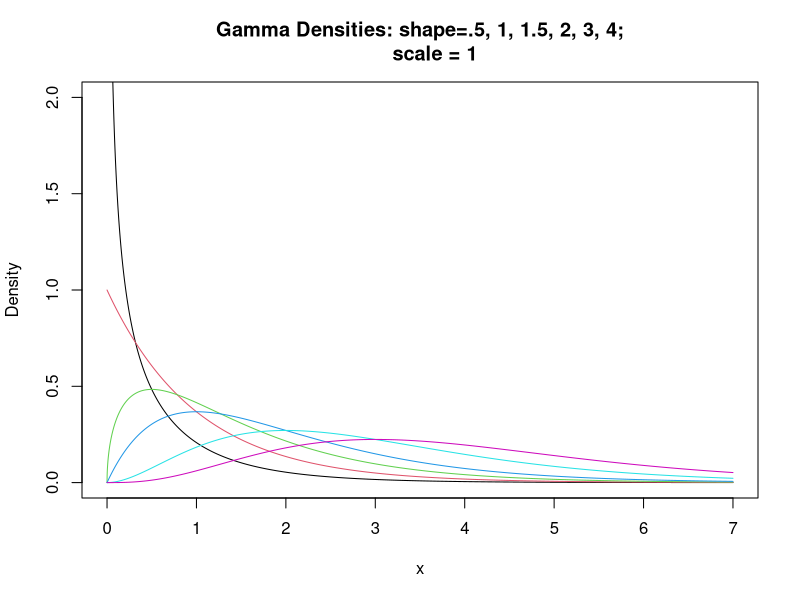
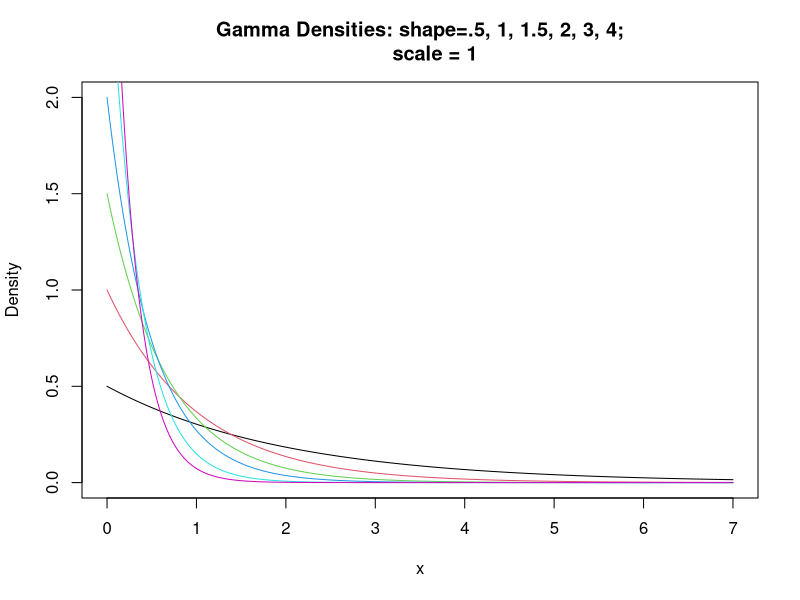

These figures' R source, in order:
graphGamma = function(alpha=.5, beta=1) {
  y <- seq(0, 7, by=.001)
  tit = paste("Gamma Distribution, Alpha =", alpha, "and Beta =", beta)
  plot(x=y, y=dgamma(x, alpha, beta), col = "black", type = "l", xlab = "X",
       ylab="Probability Density", main=tit, ylim=c(0,2), xlim=c(0,7))
  }

graphGamma1 = function(alpha=.5, beta=1) {
  y <- seq(0, 7, by=.001)
  plot(x=y, y=dgamma(x, alpha, beta), col = "black", type = "l", xlab = "X",
       ylab="Probability Density", main="Gamma Distribution, Alpha = .5, 1 and Beta = 1", ylim=c(0,2), xlim=c(0,7))
  lines(y, dgamma(y, 1,1), col=2)
}

graphGamma1half = function(alpha=.5, beta=1) {
  y <- seq(0, 7, by=.001)
  plot(x=y, y=dgamma(x, alpha, beta), col = "black", type = "l", xlab = "X",
       ylab="Probability Density", main="Gamma Distribution, Alpha = .5, 1, 1.5 and Beta = 1", ylim=c(0,2), xlim=c(0,7))
  lines(y, dgamma(y, 1,1), col=2)
  lines(y, dgamma(y, 1.5,1), col=3)
}

graphGamma2 = function(alpha=.5, beta=1) {
  y <- seq(0, 7, by=.001)
  plot(x=y, y=dgamma(x, alpha, beta), col = "black", type = "l", xlab = "X",
       ylab="Probability Density", main="Gamma Distribution, Alpha = .5, 1, 1.5, 2 and Beta = 1", ylim=c(0,2), xlim=c(0,7))
  lines(y, dgamma(y, 1,1), col=2)
  lines(y, dgamma(y, 1.5,1), col=3)
  lines(y, dgamma(y, 2,1), col=4)
}

graphGamma3 = function(alpha=.5, beta=1) {
  y <- seq(0, 7, by=.001)
  plot(x=y, y=dgamma(x, alpha, beta), col = "black", type = "l", xlab = "X",
       ylab="Probability Density", main="Gamma Distribution, Alpha = .5, 1, 1.5, 2, 3 and Beta = 1", ylim=c(0,2), xlim=c(0,7))
  lines(y, dgamma(y, 1,1), col=2)
  lines(y, dgamma(y, 1.5,1), col=3)
  lines(y, dgamma(y, 2,1), col=4)
  lines(y, dgamma(y, 3,1), col=5)
}

graphGamma4 = function(alpha=.5, beta=1) {
  y <- seq(0, 7, by=.001)
  plot(x=y, y=dgamma(x, alpha, beta), col = "black", type = "l", xlab = "X",
       ylab="Probability Density", main="Gamma Distribution, Alpha = .5, 1, 1.5, 2, 3, 4 and Beta = 1", ylim=c(0,2), xlim=c(0,7))
  lines(y, dgamma(y, 1,1), col=2)
  lines(y, dgamma(y, 1.5,1), col=3)
  lines(y, dgamma(y, 2,1), col=4)
  lines(y, dgamma(y, 3,1), col=5)
  lines(y, dgamma(y, 4,1), col=6)
}

graphbGamma = function(alpha=1, beta=.5) {
  y <- seq(0, 7, by=.001)
  plot(x=y, y=dgamma(x, alpha, beta), col = "black", type = "l", xlab = "X",
       ylab="Probability Density", main="Gamma Distribution, Alpha = 1 and Beta = .5", ylim=c(0,2), xlim=c(0,7))
}

graphbGamma1 = function(alpha=1, beta=.5) {
  y <- seq(0, 7, by=.001)
  plot(x=y, y=dgamma(x, alpha, beta), col = "black", type = "l", xlab = "X",
       ylab="Probability Density", main="Gamma Distribution, Alpha = 1 and Beta = .5, 1", ylim=c(0,2), xlim=c(0,7))
  lines(y, dgamma(y, 1,1), col=2)
}

graphbGamma1half = function(alpha=1, beta=.5) {
  y <- seq(0, 7, by=.001)
  plot(x=y, y=dgamma(x, alpha, beta), col = "black", type = "l", xlab = "X",
       ylab="Probability Density", main="Gamma Distribution, Alpha = 1 and Beta = .5, 1, 1.5", ylim=c(0,2), xlim=c(0,7))
  lines(y, dgamma(y, 1,1), col=2)
  lines(y, dgamma(y, 1,1.5), col=3)
}

graphbGamma2 = function(alpha=1, beta=.5) {
  y <- seq(0, 7, by=.001)
  plot(x=y, y=dgamma(x, alpha, beta), col = "black", type = "l", xlab = "X",
       ylab="Probability Density", main="Gamma Distribution, Alpha = 1 and Beta = .5, 1, 1.5, 2", ylim=c(0,2), xlim=c(0,7))
  lines(y, dgamma(y, 1,1), col=2)
  lines(y, dgamma(y, 1,1.5), col=3)
  lines(y, dgamma(y, 1,2), col=4)
}

graphbGamma3 = function(alpha=1, beta=.5) {
  y <- seq(0, 7, by=.001)
  plot(x=y, y=dgamma(x, alpha, beta), col = "black", type = "l", xlab = "X",
       ylab="Probability Density", main="Gamma Distribution, Alpha = 1 and Beta = .5, 1, 1.5, 2, 3", ylim=c(0,2), xlim=c(0,7))
  lines(y, dgamma(y, 1,1), col=2)
  lines(y, dgamma(y, 1,1.5), col=3)
  lines(y, dgamma(y, 1,2), col=4)
  lines(y, dgamma(y, 1,3), col=5)
}

graphbGamma4 = function(alpha=1, beta=.5) {
  y <- seq(0, 7, by=.001)
  plot(x=y, y=dgamma(x, alpha, beta), col = "black", type = "l", xlab = "X",
       ylab="Probability Density", main="Gamma Distribution, Alpha = .5, 1, 1.5, 2, 3, 4 and Beta = 1", ylim=c(0,2), xlim=c(0,7))
  lines(y, dgamma(y, 1,1), col=2)
  lines(y, dgamma(y, 1,1.5), col=2)
  lines(y, dgamma(y, 1,2), col=3)
  lines(y, dgamma(y, 1,3), col=4)
  lines(y, dgamma(y, 1,4), col=5)
}


randPlot = function(alpha=1, beta=1){
  curve(alpha*x, 1, alpha)
}

plotDistr = function(n=100){
  title = paste("Histogram of Gamma Distribution with alpha = 1, beta = 1, n = ",n)
  plot(hist(rgamma(n, 1,1)), main = title, ylab = "", xlab = "")
}


plotCDF = function(n=100){
  title = paste("CDF of Gamma Distribution with alpha = 1 and beta = 1 and n= ", n)
  plot(ecdf(rgamma(n, 1,1)), main = title, ylab = "", xlab = "")
}




plotDataGammaQ = function(probs = seq(0.05, 0.95, by = 0.05), bee){
  distance = c(75  ,65,  40 , 60 , 50 , 55, 130,  45, 105, 140, 120  ,80  ,75,  60,  60,  35,  70,  35,  55,  90, 
               260, 175,  70 , 85 ,140, 120, 105,  90,  80,  65,  70,  50, 115, 100,  95,  85,  30,  10,  60,  35,
               40,  55, 250, 300,  90)
  
  
  ttime= c(4.0,  3.0,  1.0,  5.0,  1.0,  1.0,  1.0,  1.0,  5.0,  4.0,  5.0, 5.0,  5.0, 12.0, 11.5,  2.0,
           2.0,  2.0,  2.0,  1.0 ,10.0,  1.0,  7.0,  7.0,  2.0,  1.0,  2.0,  3.0,  1.0,  1.0,  1.0,  1.0,
           4.0,  4.0,  3.0,  3.0,  2.0,  2.0,  3.0,  3.0,  7.0,  3.0,  4.0, 5.0,  2.0)
  
  
  
  Transit.Time= c(5.3 , 4.6 , 2.5,  8.3,  2.0,  1.8,  0.8,  2.2,  4.8,  2.9,  4.2, 6.3,  6.7, 20.0, 19.2,  5.7,
                2.9,  5.7,  3.6,  1.1,  3.8,  0.6, 10.0,  8.2,  1.4,  0.8,  1.9,  3.3,  1.3,  1.5,  1.4,  2.0,
                3.5,  4.0,  3.2,  3.5,  6.7, 20.0,  5.0,  8.6, 17.5,  5.5,  1.6,  1.7  ,2.2)
  
  bee = data.frame(distance, ttime, Transit.Time)
  dataQ = quantile(bee$Transit.Time, probs = probs)
gammaQ  = qgamma(probs, 1.61, 1/2.37)
plot(dataQ~gammaQ, col = "blue", pch = 19, xlim = c(-3,20), ylim = c(0,20), xlab= 'Theoretical Observations', ylab = 'Data Observations')

}

plotDataNormQ = function(probs = seq(0.05, 0.95, by = 0.05), bee){
  distance = c(75  ,65,  40 , 60 , 50 , 55, 130,  45, 105, 140, 120  ,80  ,75,  60,  60,  35,  70,  35,  55,  90, 
               260, 175,  70 , 85 ,140, 120, 105,  90,  80,  65,  70,  50, 115, 100,  95,  85,  30,  10,  60,  35,
               40,  55, 250, 300,  90)
  
  
  ttime= c(4.0,  3.0,  1.0,  5.0,  1.0,  1.0,  1.0,  1.0,  5.0,  4.0,  5.0, 5.0,  5.0, 12.0, 11.5,  2.0,
           2.0,  2.0,  2.0,  1.0 ,10.0,  1.0,  7.0,  7.0,  2.0,  1.0,  2.0,  3.0,  1.0,  1.0,  1.0,  1.0,
           4.0,  4.0,  3.0,  3.0,  2.0,  2.0,  3.0,  3.0,  7.0,  3.0,  4.0, 5.0,  2.0)
  
  
  
  Transit.Time= c(5.3 , 4.6 , 2.5,  8.3,  2.0,  1.8,  0.8,  2.2,  4.8,  2.9,  4.2, 6.3,  6.7, 20.0, 19.2,  5.7,
                  2.9,  5.7,  3.6,  1.1,  3.8,  0.6, 10.0,  8.2,  1.4,  0.8,  1.9,  3.3,  1.3,  1.5,  1.4,  2.0,
                  3.5,  4.0,  3.2,  3.5,  6.7, 20.0,  5.0,  8.6, 17.5,  5.5,  1.6,  1.7  ,2.2)
  
  bee = data.frame(distance, ttime, Transit.Time)
  dataQ = quantile(bee$Transit.Time, probs = probs)
  normQ = qnorm(probs, mean = mean(bee$Transit.Time), sd = sd(bee$Transit.Time))
plot(dataQ~normQ, col = "red", pch = 19, xlim = c(-3,20), ylim = c(0,20), main = "Normal vs Gamma QQ Plotted against Data", xlab= 'Theoretical Observations', ylab = 'Data Observations')
par(new=TRUE)
}


dgamma(10, shape= 1)



x <- seq(0, 7, by=.001)
plot(x, dgamma(x, 1/2, 1), type="l",
     ylim=c(0,2), ylab="Density",
     main="Gamma Densities: shape=.5, 1, 1.5, 2, 3, 4;
     scale = 1")
lines(x, dgamma(x, 1,1), col=2)
lines(x, dgamma(x, 1.5, 1), col=3)
lines(x, dgamma(x, 2, 1), col=4)
lines(x, dgamma(x, 3, 1), col=5)
lines(x, dgamma(x, 4, 1), col=6)

x <- seq(0, 7, by=.001)
plot(x, dgamma(x, 1, 0.5), type="l",
     ylim=c(0,2), ylab="Density",
     main="Gamma Densities: shape=.5, 1, 1.5, 2, 3, 4;
     scale = 1")
lines(x, dgamma(x, 1,1), col=2)
lines(x, dgamma(x, 1, 1.5), col=3)
lines(x, dgamma(x, 1, 2), col=4)
lines(x, dgamma(x, 1, 3), col=5)
lines(x, dgamma(x, 1, 4), col=6)




